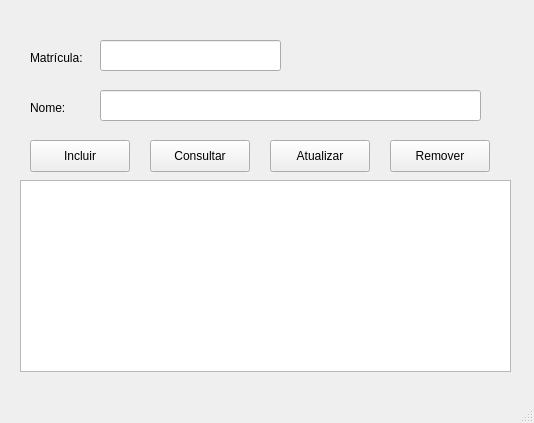
<?xml version="1.0" encoding="UTF-8"?>
<ui version="4.0">
 <class>TelaPrincipalAluno</class>
 <widget class="QMainWindow" name="TelaPrincipalAluno">
  <property name="geometry">
   <rect>
    <x>0</x>
    <y>0</y>
    <width>534</width>
    <height>423</height>
   </rect>
  </property>
  <property name="windowTitle">
   <string>Cadastro de Alunos</string>
  </property>
  <widget class="QWidget" name="centralwidget">
   <widget class="QLineEdit" name="lineEditMat">
    <property name="geometry">
     <rect>
      <x>100</x>
      <y>40</y>
      <width>181</width>
      <height>31</height>
     </rect>
    </property>
   </widget>
   <widget class="QLineEdit" name="lineEditNome">
    <property name="geometry">
     <rect>
      <x>100</x>
      <y>90</y>
      <width>381</width>
      <height>31</height>
     </rect>
    </property>
   </widget>
   <widget class="QLabel" name="label">
    <property name="geometry">
     <rect>
      <x>30</x>
      <y>50</y>
      <width>58</width>
      <height>16</height>
     </rect>
    </property>
    <property name="text">
     <string>Matrícula:</string>
    </property>
   </widget>
   <widget class="QLabel" name="label_2">
    <property name="geometry">
     <rect>
      <x>30</x>
      <y>100</y>
      <width>58</width>
      <height>16</height>
     </rect>
    </property>
    <property name="text">
     <string>Nome:</string>
    </property>
   </widget>
   <widget class="QPushButton" name="pushButtonIncluir">
    <property name="geometry">
     <rect>
      <x>30</x>
      <y>140</y>
      <width>100</width>
      <height>32</height>
     </rect>
    </property>
    <property name="text">
     <string>Incluir</string>
    </property>
   </widget>
   <widget class="QPushButton" name="pushButtonConsultar">
    <property name="geometry">
     <rect>
      <x>150</x>
      <y>140</y>
      <width>100</width>
      <height>32</height>
     </rect>
    </property>
    <property name="text">
     <string>Consultar</string>
    </property>
   </widget>
   <widget class="QPushButton" name="pushButtonAtualizar">
    <property name="geometry">
     <rect>
      <x>270</x>
      <y>140</y>
      <width>100</width>
      <height>32</height>
     </rect>
    </property>
    <property name="text">
     <string>Atualizar</string>
    </property>
   </widget>
   <widget class="QPushButton" name="pushButtonRemover">
    <property name="geometry">
     <rect>
      <x>390</x>
      <y>140</y>
      <width>100</width>
      <height>32</height>
     </rect>
    </property>
    <property name="text">
     <string>Remover</string>
    </property>
   </widget>
   <widget class="QTableView" name="tableView">
    <property name="geometry">
     <rect>
      <x>20</x>
      <y>180</y>
      <width>491</width>
      <height>192</height>
     </rect>
    </property>
   </widget>
  </widget>
  <widget class="QMenuBar" name="menubar">
   <property name="geometry">
    <rect>
     <x>0</x>
     <y>0</y>
     <width>534</width>
     <height>20</height>
    </rect>
   </property>
  </widget>
  <widget class="QStatusBar" name="statusbar"/>
 </widget>
 <resources/>
 <connections/>
</ui>
